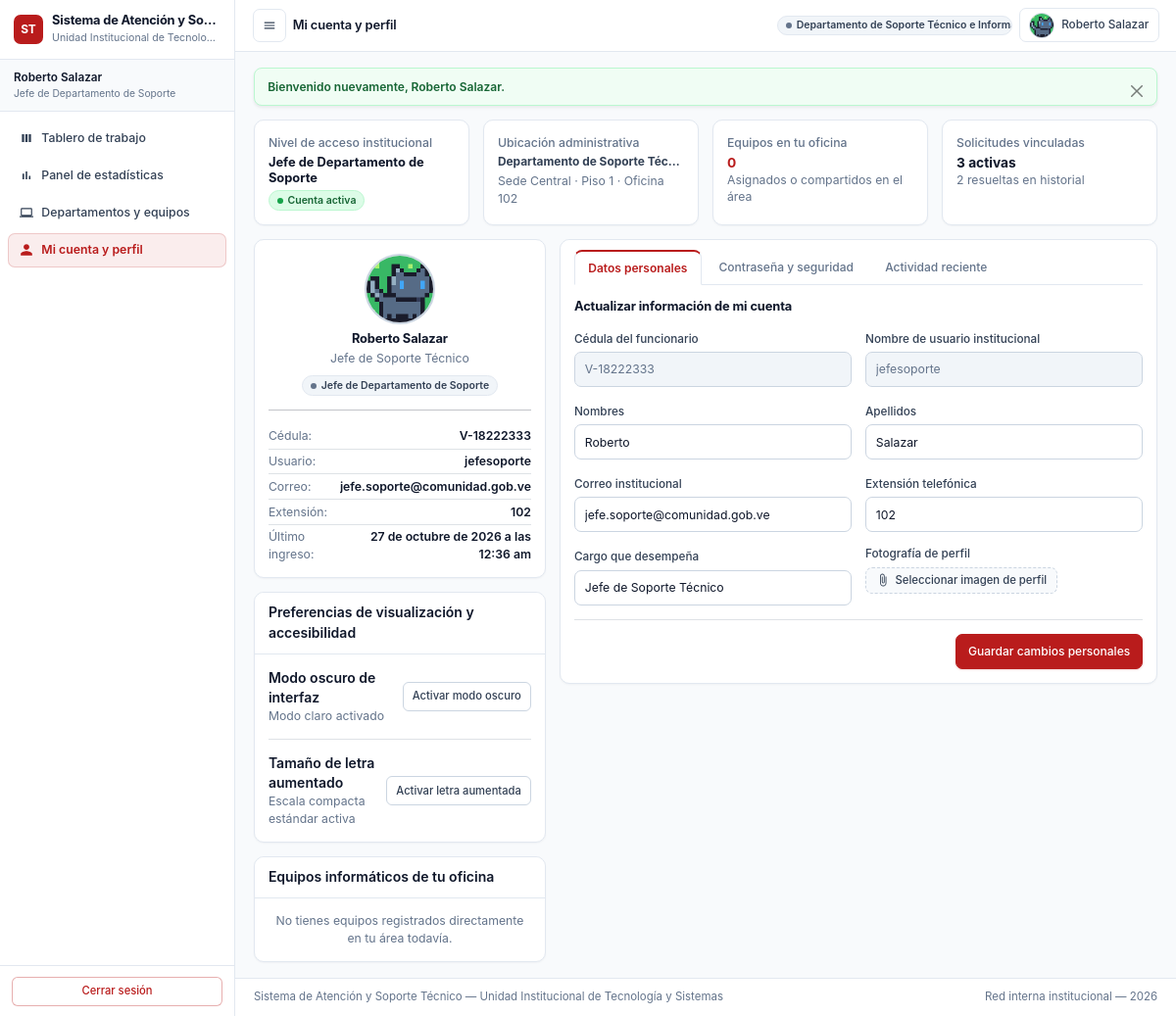
The app's page /index.php?c=auth&a=perfil (signed in) with its own data.
### tables this page shows
CREATE TABLE `roles_permisos` (
  `id_rol_permiso` int unsigned NOT NULL AUTO_INCREMENT,
  `id_rol` tinyint unsigned NOT NULL,
  `id_modulo` tinyint unsigned NOT NULL,
  `permiso_ver` tinyint(1) NOT NULL DEFAULT '0',
  `permiso_crear` tinyint(1) NOT NULL DEFAULT '0',
  `permiso_editar` tinyint(1) NOT NULL DEFAULT '0',
  `permiso_eliminar` tinyint(1) NOT NULL DEFAULT '0',
  `permiso_asignar_tickets` tinyint(1) NOT NULL DEFAULT '0',
  PRIMARY KEY (`id_rol_permiso`),
  UNIQUE KEY `uk_rol_modulo` (`id_rol`,`id_modulo`),
  KEY `fk_rp_modulo` (`id_modulo`),
  CONSTRAINT `fk_rp_modulo` FOREIGN KEY (`id_modulo`) REFERENCES `modulos_sistema` (`id_modulo`) ON DELETE CASCADE ON UPDATE CASCADE,
  CONSTRAINT `fk_rp_rol` FOREIGN KEY (`id_rol`) REFERENCES `roles` (`id_rol`) ON DELETE CASCADE ON UPDATE CASCADE
);

CREATE TABLE `modulos_sistema` (
  `id_modulo` tinyint unsigned NOT NULL AUTO_INCREMENT,
  `clave_modulo` varchar(30) NOT NULL COMMENT 'Ej: Mod1_Auth, Mod5_Kanban',
  `nombre_modulo` varchar(80) NOT NULL,
  `icono_argon` varchar(50) DEFAULT 'ni ni-app' COMMENT 'Clase de ícono para Argon Dashboard',
  `orden_menu` tinyint unsigned DEFAULT '1',
  PRIMARY KEY (`id_modulo`),
  UNIQUE KEY `clave_modulo` (`clave_modulo`)
);

CREATE TABLE `usuarios` (
  `id_usuario` int unsigned NOT NULL AUTO_INCREMENT,
  `id_rol` tinyint unsigned NOT NULL,
  `id_departamento` smallint unsigned NOT NULL,
  `cedula_empleado` varchar(20) NOT NULL,
  `username` varchar(50) NOT NULL,
  `correo_institucional` varchar(120) NOT NULL,
  `password_hash` varchar(255) NOT NULL COMMENT 'Usar password_hash() BCRYPT/ARGON2ID en PHP',
  `nombres` varchar(80) NOT NULL,
  `apellidos` varchar(80) NOT NULL,
  `cargo_empleado` varchar(80) NOT NULL,
  `telefono_extension` varchar(25) DEFAULT NULL,
  `foto_perfil_ruta` varchar(255) DEFAULT 'assets/img/default-avatar.png',
  `pregunta_seguridad` varchar(150) DEFAULT NULL,
  `respuesta_seguridad_hash` varchar(255) DEFAULT NULL,
  `intentos_fallidos` tinyint unsigned NOT NULL DEFAULT '0',
  `bloqueado_hasta` datetime DEFAULT NULL,
  `estado_cuenta` enum('Activo','Suspendido','Inactivo') NOT NULL DEFAULT 'Activo',
  `estado_conexion` enum('Online','Offline') NOT NULL DEFAULT 'Offline',
  `fecha_ultimo_acceso` datetime DEFAULT NULL,
  `creado_en` timestamp NULL DEFAULT CURRENT_TIMESTAMP,
  `actualizado_en` timestamp NULL DEFAULT CURRENT_TIMESTAMP ON UPDATE CURRENT_TIMESTAMP,
  `eliminado_en` datetime DEFAULT NULL COMMENT 'Soft delete',
  PRIMARY KEY (`id_usuario`),
  UNIQUE KEY `cedula_empleado` (`cedula_empleado`),
  UNIQUE KEY `username` (`username`),
  UNIQUE KEY `correo_institucional` (`correo_institucional`),
  KEY `idx_usuario_depto` (`id_departamento`),
  KEY `idx_usuario_rol` (`id_rol`),
  CONSTRAINT `fk_usuario_depto` FOREIGN KEY (`id_departamento`) REFERENCES `departamentos` (`id_departamento`) ON DELETE RESTRICT ON UPDATE CASCADE,
  CONSTRAINT `fk_usuario_rol` FOREIGN KEY (`id_rol`) REFERENCES `roles` (`id_rol`) ON DELETE RESTRICT ON UPDATE CASCADE
);

CREATE TABLE `roles` (
  `id_rol` tinyint unsigned NOT NULL AUTO_INCREMENT,
  `slug_rol` varchar(30) NOT NULL COMMENT 'Identificador para código PHP',
  `nombre_rol` varchar(60) NOT NULL,
  `descripcion` varchar(255) DEFAULT NULL,
  `creado_en` timestamp NULL DEFAULT CURRENT_TIMESTAMP,
  PRIMARY KEY (`id_rol`),
  UNIQUE KEY `slug_rol` (`slug_rol`)
);

CREATE TABLE `departamentos` (
  `id_departamento` smallint unsigned NOT NULL AUTO_INCREMENT,
  `codigo_departamento` varchar(20) NOT NULL COMMENT 'Ej: DEP-CONT, DEP-SOP',
  `nombre_departamento` varchar(100) NOT NULL,
  `sede_edificio` varchar(80) NOT NULL,
  `piso_oficina` varchar(30) NOT NULL,
  `numero_oficina` varchar(30) NOT NULL,
  `telefono_extension` varchar(25) DEFAULT NULL,
  `activo` tinyint(1) NOT NULL DEFAULT '1',
  `creado_en` timestamp NULL DEFAULT CURRENT_TIMESTAMP,
  `actualizado_en` timestamp NULL DEFAULT CURRENT_TIMESTAMP ON UPDATE CURRENT_TIMESTAMP,
  PRIMARY KEY (`id_departamento`),
  UNIQUE KEY `codigo_departamento` (`codigo_departamento`)
);

### views/auth/perfil.php (the view, shortened to what the rows shown need)
<?php
require __DIR__ . '/../layouts/header.php';
$seccionActiva = ($_GET['seccion'] ?? 'datos') === 'seguridad' ? 'seguridad' : (($_GET['seccion'] ?? '') === 'actividad' ? 'actividad' : 'datos');
$rutaFotoPerfil = !empty($usuario['foto_perfil_ruta']) ? (string)$usuario['foto_perfil_ruta'] : 'assets/img/default-avatar.png';
?>
<div class="row g-3 mb-3">
    <div class="col-12 col-sm-6 col-xl-3">
        <div class="card h-100">
            <div class="card-body py-3">
                <div class="small texto-secundario fw-medium">Nivel de acceso institucional</div>
                <div class="h5 fw-bold mt-1 mb-1"><?php echo e($usuario['nombre_rol']); ?></div>
                <span class="insignia-suave insignia-suave-baja">Cuenta activa</span>
            </div>
        </div>
    </div>
    <div class="col-12 col-sm-6 col-xl-3">
        <div class="card h-100">
            <div class="card-body py-3">
                <div class="small texto-secundario fw-medium">Ubicación administrativa</div>
                <div class="h6 fw-bold mt-1 mb-1 text-truncate" title="<?php echo e($usuario['nombre_departamento']); ?>">
                    <?php echo e($usuario['nombre_departamento']); ?>
                </div>
                <div class="small texto-secundario">
                    <?php echo e($usuario['sede_edificio'] . ' · ' . $usuario['piso_oficina'] . ' · ' . $usuario['numero_oficina']); ?>
                </div>
            </div>
        </div>
    </div>
</div>
<div class="row g-3 fila-inicio-alineada">
    <div class="col-12 col-lg-4">
        <div class="card mb-3">
            <div class="card-body text-center p-3">
                <img src="<?php echo e(recurso_publico($rutaFotoPerfil)); ?>"
                     alt="Fotografía del funcionario"
                     class="avatar-perfil-grande mb-2">
                <h3 class="h5 fw-bold mb-1"><?php echo e($usuario['nombres'] . ' ' . $usuario['apellidos']); ?></h3>
                <div class="small texto-secundario mb-2"><?php echo e($usuario['cargo_empleado']); ?></div>
                <span class="insignia-suave insignia-suave-neutra"><?php echo e($usuario['nombre_rol']); ?></span>
                <hr class="my-3">
                <div class="text-start small">
                    <div class="d-flex justify-content-between py-1 border-bottom">
                        <span class="texto-secundario">Cédula:</span>
                        <span class="fw-semibold"><?php echo e($usuario['cedula_empleado']); ?></span>
                    </div>
                    <div class="d-flex justify-content-between py-1 border-bottom">
                        <span class="texto-secundario">Usuario:</span>
                        <span class="fw-semibold"><?php echo e($usuario['username']); ?></span>
                    </div>
                    <div class="d-flex justify-content-between py-1 border-bottom">
                        <span class="texto-secundario">Correo:</span>
                        <span class="fw-semibold text-truncate ms-2"><?php echo e($usuario['correo_institucional']); ?></span>
                    </div>
                    <div class="d-flex justify-content-between py-1 border-bottom">
                        <span class="texto-secundario">Extensión:</span>
                        <span class="fw-semibold"><?php echo e($usuario['telefono_extension'] ?: 'No registrada'); ?></span>
                    </div>
                    <div class="d-flex justify-content-between pt-1">
                        <span class="texto-secundario">Último ingreso:</span>
                        <span class="fw-semibold text-end ms-2"><?php echo e(formatear_fecha_esp($usuario['fecha_ultimo_acceso'] ?? null)); ?></span>
                    </div>
                </div>
            </div>
        </div>
    </div>
    <div class="col-12 col-lg-8">
        <div class="card">
            <div class="card-body">
                <div class="tab-content">
                    <div class="tab-pane fade <?php echo $seccionActiva === 'datos' ? 'show active' : ''; ?>"
                         id="panel-datos-personales"
                         role="tabpanel">
                        <form action="<?php echo e(ruta_url('auth', 'actualizarPerfil')); ?>"
                              method="POST"
                              enctype="multipart/form-data"
                              novalidate>
                            <div class="row g-3">
                                <div class="col-12 col-md-6">
                                    <label class="form-label">Cédula del funcionario</label>
                                    <input type="text"
                                           class="form-control"
                                           value="<?php echo e($usuario['cedula_empleado']); ?>"
                                           readonly>
                                </div>
                                <div class="col-12 col-md-6">
                                    <label class="form-label">Nombre de usuario institucional</label>
                                    <input type="text"
                                           class="form-control"
                                           value="<?php echo e($usuario['username']); ?>"
                                           readonly>
                                </div>
                                <div class="col-12 col-md-6">
                                    <label for="nombres_perfil" class="form-label">Nombres</label>
                                    <input type="text"
                                           class="form-control"
                                           id="nombres_perfil"
                                           name="nombres"
                                           value="<?php echo e($usuario['nombres']); ?>"
                                           required>
                                </div>
                                <div class="col-12 col-md-6">
                                    <label for="apellidos_perfil" class="form-label">Apellidos</label>
                                    <input type="text"
                                           class="form-control"
                                           id="apellidos_perfil"
                                           name="apellidos"
                                           value="<?php echo e($usuario['apellidos']); ?>"
                                           required>
                                </div>
                                <div class="col-12 col-md-6">
                                    <label for="correo_perfil" class="form-label">Correo institucional</label>
                                    <input type="email"
                                           class="form-control"
                                           id="correo_perfil"
                                           name="correo_institucional"
                                           value="<?php echo e($usuario['correo_institucional']); ?>"
                                           required>
                                </div>
                                <div class="col-12 col-md-6">
                                    <label for="extension_perfil" class="form-label">Extensión telefónica</label>
                                    <input type="text"
                                           class="form-control"
                                           id="extension_perfil"
                                           name="telefono_extension"
                                           value="<?php echo e($usuario['telefono_extension'] ?? ''); ?>"
                                           placeholder="Ejemplo: 204">
                                </div>
                                <div class="col-12 col-md-6">
                                    <label for="cargo_perfil" class="form-label">Cargo que desempeña</label>
                                    <input type="text"
                                           class="form-control"
                                           id="cargo_perfil"
                                           name="cargo_empleado"
                                           value="<?php echo e($usuario['cargo_empleado']); ?>"
                                           required>
                                </div>
                            </div>
                        </form>
                    </div>
                </div>
            </div>
        </div>
    </div>
</div>
<?php require __DIR__ . '/../layouts/footer.php'; ?>

### views/layouts/sidebar.php (shortened to what the rows shown need)
<?php
require_once __DIR__ . '/../../models/Usuario.php';
$idRolActual     = (int)($_SESSION['id_rol'] ?? 0);
$controladorAct  = strtolower((string)($_GET['c'] ?? 'auth'));
$modeloMenuUsuario = new Usuario();
$estructuraRol = $modeloMenuUsuario->obtenerPermisosYMenuPorRol($idRolActual);
$itemsMenu = $estructuraRol['menu'];
?>
<aside class="menu-lateral-argon" id="menuLateralInstitucional" aria-label="Menú principal del sistema">
    <div class="marca-institucional">
        <div class="overflow-hidden flex-grow-1 min-w-0">
            <h1 class="titulo-sistema text-truncate"><?php echo e(APP_NOMBRE); ?></h1>
        </div>
    </div>
    <ul class="lista-navegacion-lateral">
        <?php foreach ($itemsMenu as $item): ?>
            <?php
            $esActivo = ($controladorAct === strtolower((string)$item['controlador']));
            ?>
            <li class="item-navegacion">
                <a href="<?php echo e(ruta_url((string)$item['controlador'], (string)$item['accion'])); ?>"
                   class="enlace-navegacion <?php echo $esActivo ? 'activo' : ''; ?>">
                    <span class="grupo-icono-texto text-truncate">
                        <i class="<?php echo e((string)$item['icono_argon']); ?>" aria-hidden="true"></i>
                        <span class="text-truncate"><?php echo e((string)$item['nombre_modulo']); ?></span>
                    </span>
                </a>
            </li>
        <?php endforeach; ?>
    </ul>
</aside>

### records on screen
roles_permisos: id_modulo.nombre_modulo "Tablero de trabajo"
roles_permisos: id_modulo.nombre_modulo "Panel de estadísticas"
roles_permisos: id_modulo.nombre_modulo "Departamentos y equipos"
roles_permisos: id_modulo.nombre_modulo "Mi cuenta y perfil"
usuarios: id_rol.nombre_rol "Jefe de Departamento de Soporte", id_departamento.nombre_departamento "Departamento de Soporte Téc…", id_departamento.numero_oficina "Sede Central · Piso 1 · Oficina 102", foto_perfil_ruta (picture), nombres+apellidos "Roberto Salazar", cargo_empleado "Jefe de Soporte Técnico", cedula_empleado "V-18222333", username "jefesoporte", correo_institucional "jefe.soporte@comunidad.gob.ve", telefono_extension "102", fecha_ultimo_acceso "27 de octubre de 2026 a las 12:36 am", nombres "Roberto", apellidos "Salazar"

### other values on screen
APP_NOMBRE "Sistema de Atención y So…"
APP_INSTITUCION "Unidad Institucional de Tecnolo…"
$_SESSION['nombre_rol'] "Jefe de Departamento de Soporte"
$tituloSeccion "Mi cuenta y perfil"
$_SESSION['nombre_departamento'] "Departamento de Soporte Técnico e Inf…"
$alertaFlash['mensaje'] "Bienvenido nuevamente, Roberto Salazar."
$resumenActividad['equipos_asignados'] "0"
$resumenActividad['solicitudes_activas'] "3"
$resumenActividad['solicitudes_resueltas'] "2"
APP_NOMBRE "Sistema de Atención y Soporte Técnico"
APP_INSTITUCION "Unidad Institucional de Tecnología y Sistemas"
